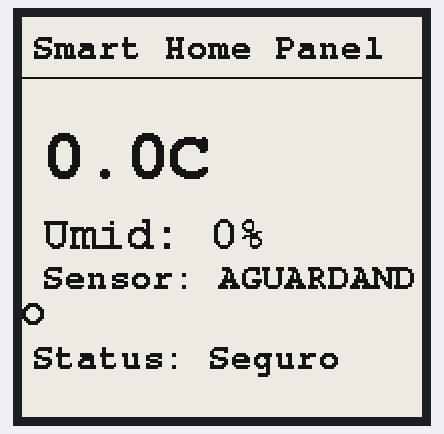
Recording of a program running on a simulated ESP32-S3. Parts: 200×200 one-colour display.

Above: at 2.8 s.

The program:

main.cpp
```cpp
#define ENABLE_GxEPD2_GFX 0
#include <Arduino.h>
#include <WiFi.h>
#include <esp_now.h>
#include <SPI.h>
#include <GxEPD2_BW.h>
#include <Fonts/FreeMonoBold9pt7b.h>
#include <Fonts/FreeMonoBold12pt7b.h>
#include <Fonts/FreeMonoBold18pt7b.h>

#define PIN_MOSI   7
#define PIN_SCK    6
#define PIN_CS     10
#define PIN_DC     9
#define PIN_RST    4
#define PIN_BUSY   5

GxEPD2_BW<GxEPD2_154_D67, GxEPD2_154_D67::HEIGHT> display(
  GxEPD2_154_D67(PIN_CS, PIN_DC, PIN_RST, PIN_BUSY)
);

typedef struct {
    float temperature;
    float humidity;
    float accel_x;
    float accel_y;
    float accel_z;
    bool alert_motion;
    bool alert_temp;
} __attribute__((packed)) sensor_payload_t;

sensor_payload_t dadosAtuais;
bool precisaAtualizarTela = false;
float ultimaTempDesenhada = -100.0;
bool ultimoEstadoMovimento = false; // Memória para detectar a volta ao modo seguro
unsigned long ultimaAtualizacaoMillis = 0;
bool recebeuDados = false;
bool ultimoEstadoComunicacao = false;
bool estadoComunicacaoInicializado = false;
const unsigned long TIMEOUT_COMUNICACAO_MS = 5000UL;

bool sensorEstaOnline() {
    if (!recebeuDados) {
        return false;
    }
    return (millis() - ultimaAtualizacaoMillis) <= TIMEOUT_COMUNICACAO_MS;
}

void desenharPainel() {
    display.setRotation(1);
    // Usamos PartialWindow para ser MUITO mais rápido e não piscar a tela toda
    display.setPartialWindow(0, 0, display.width(), display.height());

    display.firstPage();
    do {
        display.fillScreen(GxEPD_WHITE);
        display.setTextColor(GxEPD_BLACK);

        display.setFont(&FreeMonoBold9pt7b);
        display.setCursor(5, 20);
        display.print("Smart Home Panel");
        display.drawLine(0, 30, 200, 30, GxEPD_BLACK);

        display.setFont(&FreeMonoBold18pt7b);
        display.setCursor(10, 80);
        display.print(dadosAtuais.temperature, 1);
        display.print("C");

        display.setFont(&FreeMonoBold12pt7b);
        display.setCursor(10, 115);
        display.print("Umid: ");
        display.print(dadosAtuais.humidity, 0);
        display.print("%");

        // Exibir status de comunicação do sensor
        display.setFont(&FreeMonoBold9pt7b);
        display.setCursor(10, 135);
        if (!recebeuDados) {
            display.print("Sensor: AGUARDANDO");
        } else if (sensorEstaOnline()) {
            display.print("Sensor: ONLINE");
        } else {
            display.print("Sensor: OFFLINE");
        }

        display.setFont(&FreeMonoBold9pt7b);
        display.setCursor(5, 175);
        if (dadosAtuais.alert_motion) {
            display.print("! MOVIMENTO !");
        } else {
            display.print("Status: Seguro");
        }

    } while (display.nextPage());
}

void OnDataRecv(const uint8_t * mac, const uint8_t *incomingData, int len) {
    if (len == sizeof(sensor_payload_t)) {
        memcpy(&dadosAtuais, incomingData, sizeof(dadosAtuais));
        ultimaAtualizacaoMillis = millis();
        recebeuDados = true;

        // CONDIÇÃO DE OURO: Atualiza se a temp mudar OU se o estado de movimento for DIFERENTE do anterior
        if (abs(dadosAtuais.temperature - ultimaTempDesenhada) >= 0.5 ||
            dadosAtuais.alert_motion != ultimoEstadoMovimento) {

            precisaAtualizarTela = true;
            ultimaTempDesenhada = dadosAtuais.temperature;
            ultimoEstadoMovimento = dadosAtuais.alert_motion; // Atualiza a memória
        }
    }
}

void setup() {
    Serial.begin(115200);
    SPI.begin(PIN_SCK, -1, PIN_MOSI, PIN_CS);
    display.init(115200, true, 50, false);

    // Primeira limpeza total obrigatória
    display.setFullWindow();
    display.fillScreen(GxEPD_WHITE);
    display.display();

    WiFi.mode(WIFI_STA);
    if (esp_now_init() != ESP_OK) return;

    esp_now_register_recv_cb(OnDataRecv);
    precisaAtualizarTela = true;
}

void loop() {
    // Atualiza quando houver troca de estado de comunicação (online/offline)
    bool onlineAgora = sensorEstaOnline();
    if (!estadoComunicacaoInicializado) {
        ultimoEstadoComunicacao = onlineAgora;
        estadoComunicacaoInicializado = true;
    } else if (onlineAgora != ultimoEstadoComunicacao) {
            precisaAtualizarTela = true;
            ultimoEstadoComunicacao = onlineAgora;
    }

    if (precisaAtualizarTela) {
        desenharPainel();
        // Não usamos Hibernate aqui para manter o modo Partial ativo e rápido
        precisaAtualizarTela = false;
    }
    delay(50);
}
```
